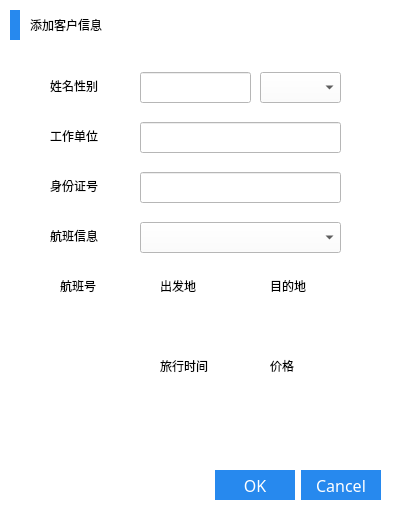
<?xml version="1.0" encoding="UTF-8"?>
<ui version="4.0">
 <class>Add_Dialog</class>
 <widget class="QDialog" name="Add_Dialog">
  <property name="geometry">
   <rect>
    <x>0</x>
    <y>0</y>
    <width>400</width>
    <height>520</height>
   </rect>
  </property>
  <property name="windowTitle">
   <string>客户信息</string>
  </property>
  <property name="styleSheet">
   <string notr="true">background-color: rgb(255, 255, 255);</string>
  </property>
  <widget class="QDialogButtonBox" name="buttonBox">
   <property name="geometry">
    <rect>
     <x>180</x>
     <y>460</y>
     <width>201</width>
     <height>51</height>
    </rect>
   </property>
   <property name="styleSheet">
    <string notr="true">QPushButton{
height: 30px;
width: 80px;
background-color: #2789EE;border:none;color:rgb(255, 255, 255);font:16px Microsoft YaHei;}
QPushButton:pressed{background-color: rgb(38, 195, 238);border:none;color:rgb(255, 255, 255);font:16px Microsoft YaHei;}</string>
   </property>
   <property name="orientation">
    <enum>Qt::Horizontal</enum>
   </property>
   <property name="standardButtons">
    <set>QDialogButtonBox::Cancel|QDialogButtonBox::Ok</set>
   </property>
  </widget>
  <widget class="QLabel" name="label_10">
   <property name="geometry">
    <rect>
     <x>10</x>
     <y>10</y>
     <width>10</width>
     <height>30</height>
    </rect>
   </property>
   <property name="styleSheet">
    <string notr="true">background-color: #2789EE;</string>
   </property>
   <property name="text">
    <string/>
   </property>
  </widget>
  <widget class="QLabel" name="label_9">
   <property name="geometry">
    <rect>
     <x>30</x>
     <y>10</y>
     <width>121</width>
     <height>30</height>
    </rect>
   </property>
   <property name="styleSheet">
    <string notr="true">font: 20px &quot;微软雅黑&quot;;
color: rgb(0，0，0);</string>
   </property>
   <property name="text">
    <string>添加客户信息</string>
   </property>
  </widget>
  <widget class="QLineEdit" name="lineEdit">
   <property name="geometry">
    <rect>
     <x>140</x>
     <y>72</y>
     <width>111</width>
     <height>31</height>
    </rect>
   </property>
  </widget>
  <widget class="QLineEdit" name="lineEdit_2">
   <property name="geometry">
    <rect>
     <x>140</x>
     <y>122</y>
     <width>201</width>
     <height>31</height>
    </rect>
   </property>
  </widget>
  <widget class="QComboBox" name="comboBox">
   <property name="geometry">
    <rect>
     <x>140</x>
     <y>222</y>
     <width>201</width>
     <height>31</height>
    </rect>
   </property>
  </widget>
  <widget class="QComboBox" name="comboBox_2">
   <property name="geometry">
    <rect>
     <x>260</x>
     <y>72</y>
     <width>81</width>
     <height>31</height>
    </rect>
   </property>
  </widget>
  <widget class="QLineEdit" name="lineEdit_3">
   <property name="geometry">
    <rect>
     <x>140</x>
     <y>172</y>
     <width>201</width>
     <height>31</height>
    </rect>
   </property>
  </widget>
  <widget class="QLabel" name="label_3">
   <property name="geometry">
    <rect>
     <x>50</x>
     <y>120</y>
     <width>71</width>
     <height>31</height>
    </rect>
   </property>
   <property name="styleSheet">
    <string notr="true">font: 16px &quot;微软雅黑&quot;;
color: rgb(0，0，0);</string>
   </property>
   <property name="text">
    <string>工作单位</string>
   </property>
  </widget>
  <widget class="QLabel" name="label_4">
   <property name="geometry">
    <rect>
     <x>50</x>
     <y>170</y>
     <width>71</width>
     <height>31</height>
    </rect>
   </property>
   <property name="styleSheet">
    <string notr="true">font: 16px &quot;微软雅黑&quot;;
color: rgb(0，0，0);</string>
   </property>
   <property name="text">
    <string>身份证号</string>
   </property>
  </widget>
  <widget class="QLabel" name="label_5">
   <property name="geometry">
    <rect>
     <x>50</x>
     <y>220</y>
     <width>71</width>
     <height>31</height>
    </rect>
   </property>
   <property name="styleSheet">
    <string notr="true">font: 16px &quot;微软雅黑&quot;;
color: rgb(0，0，0);</string>
   </property>
   <property name="text">
    <string>航班信息</string>
   </property>
  </widget>
  <widget class="QLabel" name="label_6">
   <property name="geometry">
    <rect>
     <x>60</x>
     <y>270</y>
     <width>61</width>
     <height>31</height>
    </rect>
   </property>
   <property name="styleSheet">
    <string notr="true">font: 16px &quot;微软雅黑&quot;;
color: rgb(0，0，0);</string>
   </property>
   <property name="text">
    <string>航班号</string>
   </property>
  </widget>
  <widget class="QLabel" name="label_7">
   <property name="geometry">
    <rect>
     <x>160</x>
     <y>270</y>
     <width>61</width>
     <height>31</height>
    </rect>
   </property>
   <property name="styleSheet">
    <string notr="true">font: 16px &quot;微软雅黑&quot;;
color: rgb(0，0，0);</string>
   </property>
   <property name="text">
    <string>出发地</string>
   </property>
  </widget>
  <widget class="QLabel" name="label_8">
   <property name="geometry">
    <rect>
     <x>270</x>
     <y>270</y>
     <width>61</width>
     <height>31</height>
    </rect>
   </property>
   <property name="styleSheet">
    <string notr="true">font: 16px &quot;微软雅黑&quot;;
color: rgb(0，0，0);</string>
   </property>
   <property name="text">
    <string>目的地</string>
   </property>
  </widget>
  <widget class="QLabel" name="label_11">
   <property name="geometry">
    <rect>
     <x>50</x>
     <y>70</y>
     <width>71</width>
     <height>31</height>
    </rect>
   </property>
   <property name="styleSheet">
    <string notr="true">font: 16px &quot;微软雅黑&quot;;
color: rgb(0，0，0);</string>
   </property>
   <property name="text">
    <string>姓名性别</string>
   </property>
  </widget>
  <widget class="QLabel" name="label_12">
   <property name="geometry">
    <rect>
     <x>270</x>
     <y>350</y>
     <width>61</width>
     <height>31</height>
    </rect>
   </property>
   <property name="styleSheet">
    <string notr="true">font: 16px &quot;微软雅黑&quot;;
color: rgb(0，0，0);</string>
   </property>
   <property name="text">
    <string>价格</string>
   </property>
  </widget>
  <widget class="QLabel" name="label_13">
   <property name="geometry">
    <rect>
     <x>160</x>
     <y>350</y>
     <width>71</width>
     <height>31</height>
    </rect>
   </property>
   <property name="styleSheet">
    <string notr="true">font: 16px &quot;微软雅黑&quot;;
color: rgb(0，0，0);</string>
   </property>
   <property name="text">
    <string>旅行时间</string>
   </property>
  </widget>
  <widget class="QLabel" name="label_14">
   <property name="geometry">
    <rect>
     <x>270</x>
     <y>310</y>
     <width>61</width>
     <height>31</height>
    </rect>
   </property>
   <property name="styleSheet">
    <string notr="true">font: 16px &quot;微软雅黑&quot;;
color: rgb(0，0，0);</string>
   </property>
   <property name="text">
    <string/>
   </property>
  </widget>
  <widget class="QLabel" name="label_15">
   <property name="geometry">
    <rect>
     <x>270</x>
     <y>390</y>
     <width>61</width>
     <height>31</height>
    </rect>
   </property>
   <property name="styleSheet">
    <string notr="true">font: 16px &quot;微软雅黑&quot;;
color: rgb(0，0，0);</string>
   </property>
   <property name="text">
    <string/>
   </property>
  </widget>
  <widget class="QLabel" name="label_16">
   <property name="geometry">
    <rect>
     <x>160</x>
     <y>310</y>
     <width>61</width>
     <height>31</height>
    </rect>
   </property>
   <property name="styleSheet">
    <string notr="true">font: 16px &quot;微软雅黑&quot;;
color: rgb(0，0，0);</string>
   </property>
   <property name="text">
    <string/>
   </property>
  </widget>
  <widget class="QLabel" name="label_17">
   <property name="geometry">
    <rect>
     <x>160</x>
     <y>390</y>
     <width>71</width>
     <height>31</height>
    </rect>
   </property>
   <property name="styleSheet">
    <string notr="true">font: 16px &quot;微软雅黑&quot;;
color: rgb(0，0，0);</string>
   </property>
   <property name="text">
    <string/>
   </property>
  </widget>
  <widget class="QLabel" name="label_18">
   <property name="geometry">
    <rect>
     <x>60</x>
     <y>310</y>
     <width>61</width>
     <height>31</height>
    </rect>
   </property>
   <property name="styleSheet">
    <string notr="true">font: 16px &quot;微软雅黑&quot;;
color: rgb(0，0，0);</string>
   </property>
   <property name="text">
    <string/>
   </property>
  </widget>
 </widget>
 <resources/>
 <connections>
  <connection>
   <sender>buttonBox</sender>
   <signal>accepted()</signal>
   <receiver>Add_Dialog</receiver>
   <slot>accept()</slot>
   <hints>
    <hint type="sourcelabel">
     <x>248</x>
     <y>254</y>
    </hint>
    <hint type="destinationlabel">
     <x>157</x>
     <y>274</y>
    </hint>
   </hints>
  </connection>
  <connection>
   <sender>buttonBox</sender>
   <signal>rejected()</signal>
   <receiver>Add_Dialog</receiver>
   <slot>reject()</slot>
   <hints>
    <hint type="sourcelabel">
     <x>316</x>
     <y>260</y>
    </hint>
    <hint type="destinationlabel">
     <x>286</x>
     <y>274</y>
    </hint>
   </hints>
  </connection>
 </connections>
</ui>
